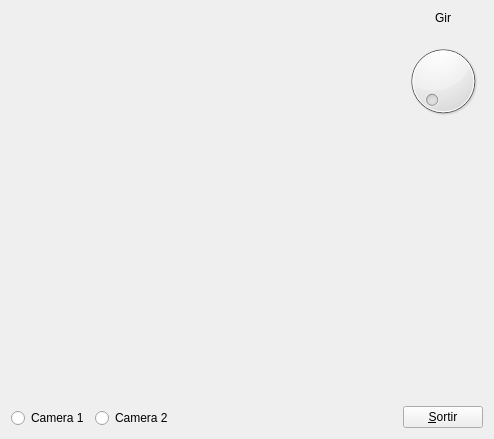
<?xml version="1.0" encoding="UTF-8"?>
<ui version="4.0">
 <class>MyForm</class>
 <widget class="QWidget" name="MyForm">
  <property name="geometry">
   <rect>
    <x>0</x>
    <y>0</y>
    <width>494</width>
    <height>439</height>
   </rect>
  </property>
  <property name="windowTitle">
   <string>IDI-Lab</string>
  </property>
  <layout class="QHBoxLayout" name="horizontalLayout_2">
   <item>
    <layout class="QVBoxLayout" name="verticalLayout_2">
     <item>
      <widget class="MyGLWidget" name="widget" native="true">
       <property name="sizePolicy">
        <sizepolicy hsizetype="Expanding" vsizetype="Expanding">
         <horstretch>0</horstretch>
         <verstretch>0</verstretch>
        </sizepolicy>
       </property>
      </widget>
     </item>
     <item>
      <layout class="QHBoxLayout" name="horizontalLayout">
       <item>
        <widget class="QRadioButton" name="radioButton">
         <property name="text">
          <string>Camera 1</string>
         </property>
        </widget>
       </item>
       <item>
        <widget class="QRadioButton" name="radioButton_2">
         <property name="text">
          <string>Camera 2</string>
         </property>
        </widget>
       </item>
       <item>
        <spacer name="horizontalSpacer">
         <property name="orientation">
          <enum>Qt::Horizontal</enum>
         </property>
         <property name="sizeHint" stdset="0">
          <size>
           <width>40</width>
           <height>20</height>
          </size>
         </property>
        </spacer>
       </item>
      </layout>
     </item>
    </layout>
   </item>
   <item>
    <layout class="QVBoxLayout" name="verticalLayout">
     <item>
      <widget class="QLabel" name="label">
       <property name="text">
        <string>Gir</string>
       </property>
       <property name="alignment">
        <set>Qt::AlignCenter</set>
       </property>
      </widget>
     </item>
     <item>
      <widget class="QDial" name="dial">
       <property name="maximum">
        <number>31</number>
       </property>
      </widget>
     </item>
     <item>
      <spacer name="verticalSpacer">
       <property name="orientation">
        <enum>Qt::Vertical</enum>
       </property>
       <property name="sizeHint" stdset="0">
        <size>
         <width>20</width>
         <height>40</height>
        </size>
       </property>
      </spacer>
     </item>
     <item>
      <widget class="QPushButton" name="pushButton">
       <property name="sizePolicy">
        <sizepolicy hsizetype="Fixed" vsizetype="Fixed">
         <horstretch>0</horstretch>
         <verstretch>0</verstretch>
        </sizepolicy>
       </property>
       <property name="text">
        <string>&amp;Sortir</string>
       </property>
      </widget>
     </item>
    </layout>
   </item>
  </layout>
 </widget>
 <customwidgets>
  <customwidget>
   <class>MyGLWidget</class>
   <extends>QWidget</extends>
   <header>MyGLWidget.h</header>
   <container>1</container>
   <slots>
    <signal>Desactivar()</signal>
    <signal>Activar()</signal>
    <signal>ActualitzarAltura(int)</signal>
    <signal>ActualitzarGir(int)</signal>
    <slot>ActivarCamera()</slot>
    <slot>DesactivarCamera()</slot>
    <slot>SetAltura(int)</slot>
    <slot>SetGir(int)</slot>
   </slots>
  </customwidget>
 </customwidgets>
 <resources/>
 <connections>
  <connection>
   <sender>pushButton</sender>
   <signal>clicked()</signal>
   <receiver>MyForm</receiver>
   <slot>close()</slot>
   <hints>
    <hint type="sourcelabel">
     <x>483</x>
     <y>428</y>
    </hint>
    <hint type="destinationlabel">
     <x>493</x>
     <y>438</y>
    </hint>
   </hints>
  </connection>
  <connection>
   <sender>radioButton</sender>
   <signal>clicked()</signal>
   <receiver>widget</receiver>
   <slot>DesactivarCamera()</slot>
   <hints>
    <hint type="sourcelabel">
     <x>43</x>
     <y>415</y>
    </hint>
    <hint type="destinationlabel">
     <x>47</x>
     <y>357</y>
    </hint>
   </hints>
  </connection>
  <connection>
   <sender>radioButton_2</sender>
   <signal>clicked()</signal>
   <receiver>widget</receiver>
   <slot>ActivarCamera()</slot>
   <hints>
    <hint type="sourcelabel">
     <x>152</x>
     <y>417</y>
    </hint>
    <hint type="destinationlabel">
     <x>152</x>
     <y>340</y>
    </hint>
   </hints>
  </connection>
  <connection>
   <sender>widget</sender>
   <signal>Desactivar()</signal>
   <receiver>radioButton</receiver>
   <slot>toggle()</slot>
   <hints>
    <hint type="sourcelabel">
     <x>87</x>
     <y>349</y>
    </hint>
    <hint type="destinationlabel">
     <x>86</x>
     <y>416</y>
    </hint>
   </hints>
  </connection>
  <connection>
   <sender>widget</sender>
   <signal>Activar()</signal>
   <receiver>radioButton_2</receiver>
   <slot>toggle()</slot>
   <hints>
    <hint type="sourcelabel">
     <x>132</x>
     <y>383</y>
    </hint>
    <hint type="destinationlabel">
     <x>132</x>
     <y>418</y>
    </hint>
   </hints>
  </connection>
  <connection>
   <sender>widget</sender>
   <signal>ActualitzarGir(int)</signal>
   <receiver>dial</receiver>
   <slot>setValue(int)</slot>
   <hints>
    <hint type="sourcelabel">
     <x>270</x>
     <y>72</y>
    </hint>
    <hint type="destinationlabel">
     <x>424</x>
     <y>78</y>
    </hint>
   </hints>
  </connection>
  <connection>
   <sender>dial</sender>
   <signal>valueChanged(int)</signal>
   <receiver>widget</receiver>
   <slot>SetGir(int)</slot>
   <hints>
    <hint type="sourcelabel">
     <x>430</x>
     <y>113</y>
    </hint>
    <hint type="destinationlabel">
     <x>379</x>
     <y>113</y>
    </hint>
   </hints>
  </connection>
 </connections>
</ui>
